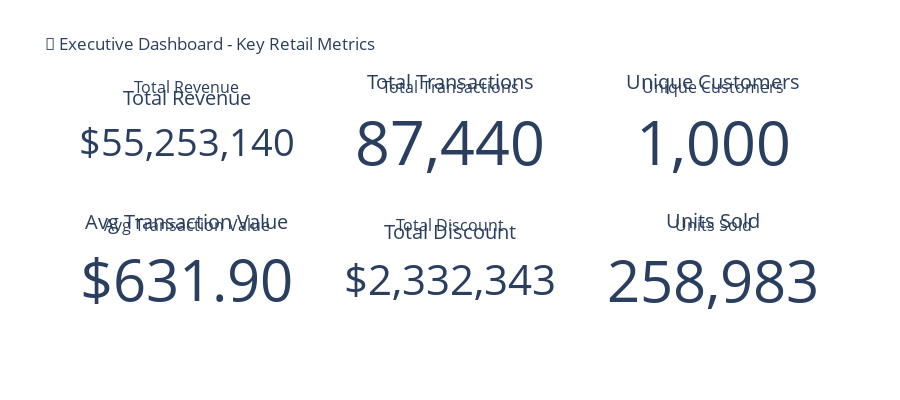

Source (notebook cell):
### Markdown cell above
## 3. 📊 Executive Summary Dashboard

### Code cell
def create_executive_dashboard():
    """Create comprehensive executive dashboard"""
    
    # Key Metrics
    metrics_query = """
    SELECT 
        COUNT(DISTINCT TransactionID) as total_transactions,
        COUNT(DISTINCT CustomerID) as unique_customers,
        COUNT(DISTINCT ProductID) as unique_products,
        SUM(TotalAmount) as total_revenue,
        SUM(Discount) as total_discount,
        AVG(TotalAmount) as avg_transaction_value,
        SUM(Quantity) as total_units_sold
    FROM sales
    """
    
    metrics = pd.read_sql(metrics_query, conn).iloc[0]
    
    # Create dashboard
    fig = sp.make_subplots(
        rows=2, cols=3,
        specs=[[{"type": "indicator"}, {"type": "indicator"}, {"type": "indicator"}],
               [{"type": "indicator"}, {"type": "indicator"}, {"type": "indicator"}]],
        subplot_titles=('Total Revenue', 'Total Transactions', 'Unique Customers', 
                       'Avg Transaction Value', 'Total Discount', 'Units Sold')
    )
    
    # Add indicators
    fig.add_trace(go.Indicator(
        mode = "number",
        value = metrics['total_revenue'],
        number = {'prefix': "$", 'valueformat': ",.0f"},
        title = {"text": "Total Revenue"}
    ), row=1, col=1)
    
    fig.add_trace(go.Indicator(
        mode = "number",
        value = metrics['total_transactions'],
        number = {'valueformat': ",.0f"},
        title = {"text": "Total Transactions"}
    ), row=1, col=2)
    
    fig.add_trace(go.Indicator(
        mode = "number",
        value = metrics['unique_customers'],
        number = {'valueformat': ",.0f"},
        title = {"text": "Unique Customers"}
    ), row=1, col=3)
    
    fig.add_trace(go.Indicator(
        mode = "number",
        value = metrics['avg_transaction_value'],
        number = {'prefix': "$", 'valueformat': ".2f"},
        title = {"text": "Avg Transaction Value"}
    ), row=2, col=1)
    
    fig.add_trace(go.Indicator(
        mode = "number",
        value = metrics['total_discount'],
        number = {'prefix': "$", 'valueformat': ",.0f"},
        title = {"text": "Total Discount"}
    ), row=2, col=2)
    
    fig.add_trace(go.Indicator(
        mode = "number",
        value = metrics['total_units_sold'],
        number = {'valueformat': ",.0f"},
        title = {"text": "Units Sold"}
    ), row=2, col=3)
    
    fig.update_layout(
        title="🏪 Executive Dashboard - Key Retail Metrics",
        height=400,
        template="plotly_white"
    )
    
    fig.show()
    
    return metrics

executive_metrics = create_executive_dashboard()

### Figure 1 — Plotly figure (JSON) as saved in the notebook; plotly's stock layout.template omitted (floating-point values rounded to 4 significant figures)
{"data": [{"domain": {"x": [0, 0.2889], "y": [0.625, 1]}, "mode": "number", "number": {"prefix": "$", "valueformat": ",.0f"}, "title": {"text": "Total Revenue"}, "type": "indicator", "value": 55250000.0}, {"domain": {"x": [0.3556, 0.6444], "y": [0.625, 1]}, "mode": "number", "number": {"valueformat": ",.0f"}, "title": {"text": "Total Transactions"}, "type": "indicator", "value": 87440}, {"domain": {"x": [0.7111, 1], "y": [0.625, 1]}, "mode": "number", "number": {"valueformat": ",.0f"}, "title": {"text": "Unique Customers"}, "type": "indicator", "value": 1000}, {"domain": {"x": [0, 0.2889], "y": [0, 0.375]}, "mode": "number", "number": {"prefix": "$", "valueformat": ".2f"}, "title": {"text": "Avg Transaction Value"}, "type": "indicator", "value": 631.9}, {"domain": {"x": [0.3556, 0.6444], "y": [0, 0.375]}, "mode": "number", "number": {"prefix": "$", "valueformat": ",.0f"}, "title": {"text": "Total Discount"}, "type": "indicator", "value": 2332000.0}, {"domain": {"x": [0.7111, 1], "y": [0, 0.375]}, "mode": "number", "number": {"valueformat": ",.0f"}, "title": {"text": "Units Sold"}, "type": "indicator", "value": 258983}], "layout": {"annotations": [{"font": {"size": 16}, "showarrow": false, "text": "Total Revenue", "x": 0.1444, "xanchor": "center", "xref": "paper", "y": 1, "yanchor": "bottom", "yref": "paper"}, {"font": {"size": 16}, "showarrow": false, "text": "Total Transactions", "x": 0.5, "xanchor": "center", "xref": "paper", "y": 1, "yanchor": "bottom", "yref": "paper"}, {"font": {"size": 16}, "showarrow": false, "text": "Unique Customers", "x": 0.8556, "xanchor": "center", "xref": "paper", "y": 1, "yanchor": "bottom", "yref": "paper"}, {"font": {"size": 16}, "showarrow": false, "text": "Avg Transaction Value", "x": 0.1444, "xanchor": "center", "xref": "paper", "y": 0.375, "yanchor": "bottom", "yref": "paper"}, {"font": {"size": 16}, "showarrow": false, "text": "Total Discount", "x": 0.5, "xanchor": "center", "xref": "paper", "y": 0.375, "yanchor": "bottom", "yref": "paper"}, {"font": {"size": 16}, "showarrow": false, "text": "Units Sold", "x": 0.8556, "xanchor": "center", "xref": "paper", "y": 0.375, "yanchor": "bottom", "yref": "paper"}], "height": 400, "title": {"text": "🏪 Executive Dashboard - Key Retail Metrics"}}}
